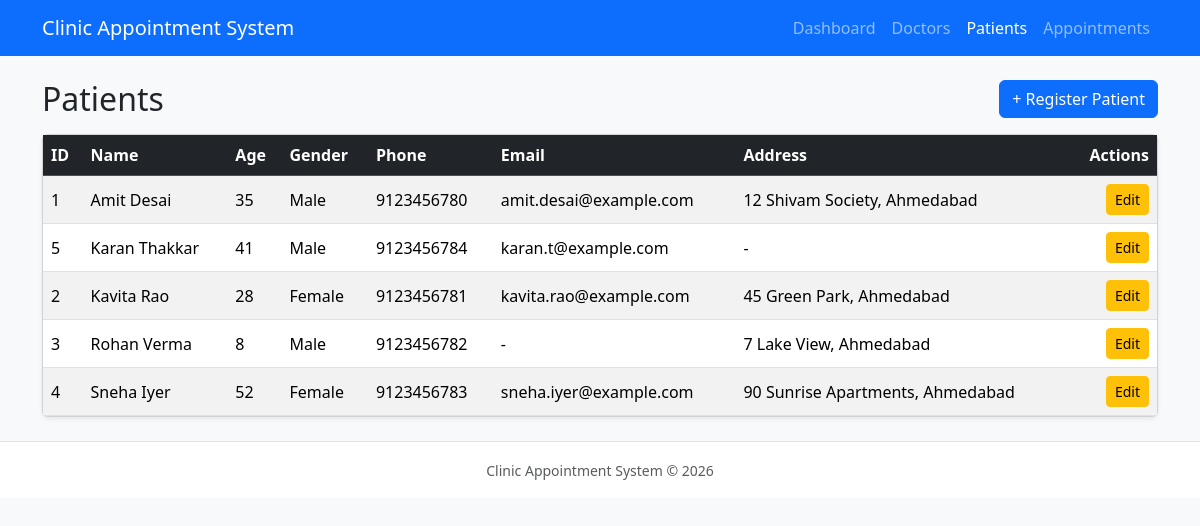
Page /patients/index.php on the committed database.
### tables this page shows
CREATE TABLE patients (
    patient_id   INT AUTO_INCREMENT PRIMARY KEY,
    patient_name VARCHAR(100) NOT NULL,
    age          INT NOT NULL,
    gender       ENUM('Male','Female','Other') NOT NULL,
    phone        VARCHAR(20)  NOT NULL,
    email        VARCHAR(100) NULL,
    address      VARCHAR(255) NULL
);

### patients/index.php (the view, shortened to what this page needs)
<?php
require_once "../config/db.php";
$result = $conn->query("SELECT patient_id, patient_name, age, gender, phone, email, address FROM patients ORDER BY patient_name");
require_once "../includes/header.php";
?>
<div class="d-flex justify-content-between align-items-center mb-3">
    <h2 class="mb-0">Patients</h2>
    <a href="add.php" class="btn btn-primary">+ Register Patient</a>
</div>
<div class="card shadow-sm">
    <div class="table-responsive">
        <table class="table table-striped table-hover mb-0 align-middle">
            <thead class="table-dark">
                <tr>
                    <th>ID</th>
                    <th>Name</th>
                    <th>Age</th>
                    <th>Gender</th>
                    <th>Phone</th>
                    <th>Email</th>
                    <th>Address</th>
                    <th class="text-end">Actions</th>
                </tr>
            </thead>
            <tbody>
                <?php if ($result->num_rows > 0) { ?>
                    <?php while ($row = $result->fetch_assoc()) { ?>
                        <tr>
                            <td><?php echo $row['patient_id']; ?></td>
                            <td><?php echo htmlspecialchars($row['patient_name']); ?></td>
                            <td><?php echo $row['age']; ?></td>
                            <td><?php echo htmlspecialchars($row['gender']); ?></td>
                            <td><?php echo htmlspecialchars($row['phone']); ?></td>
                            <td><?php echo ($row['email'] != "") ? htmlspecialchars($row['email']) : "-"; ?></td>
                            <td><?php echo ($row['address'] != "") ? htmlspecialchars($row['address']) : "-"; ?></td>
                            <td class="text-end">
                                <a href="edit.php?id=<?php echo $row['patient_id']; ?>" class="btn btn-sm btn-warning">Edit</a>
                            </td>
                        </tr>
                    <?php } ?>
                <?php } else { ?>
                    <tr>
                        <td colspan="8" class="text-center text-muted py-4">No patients found. Click "Register Patient" to create one.</td>
                    </tr>
                <?php } ?>
            </tbody>
        </table>
    </div>
</div>
<?php require_once "../includes/footer.php"; ?>

### rows in the picture
patients: patient_id "1", patient_name "Amit Desai", age "35", gender "Male", phone "9123456780", email "amit.desai@example.com", address "12 Shivam Society, Ahmedabad"
patients: patient_id "5", patient_name "Karan Thakkar", age "41", gender "Male", phone "9123456784", email "karan.t@example.com"
patients: patient_id "2", patient_name "Kavita Rao", age "28", gender "Female", phone "9123456781", email "kavita.rao@example.com", address "45 Green Park, Ahmedabad"
patients: patient_id "3", patient_name "Rohan Verma", age "8", gender "Male", phone "9123456782", address "7 Lake View, Ahmedabad"
patients: patient_id "4", patient_name "Sneha Iyer", age "52", gender "Female", phone "9123456783", email "sneha.iyer@example.com", address "90 Sunrise Apartments, Ahmedabad"
